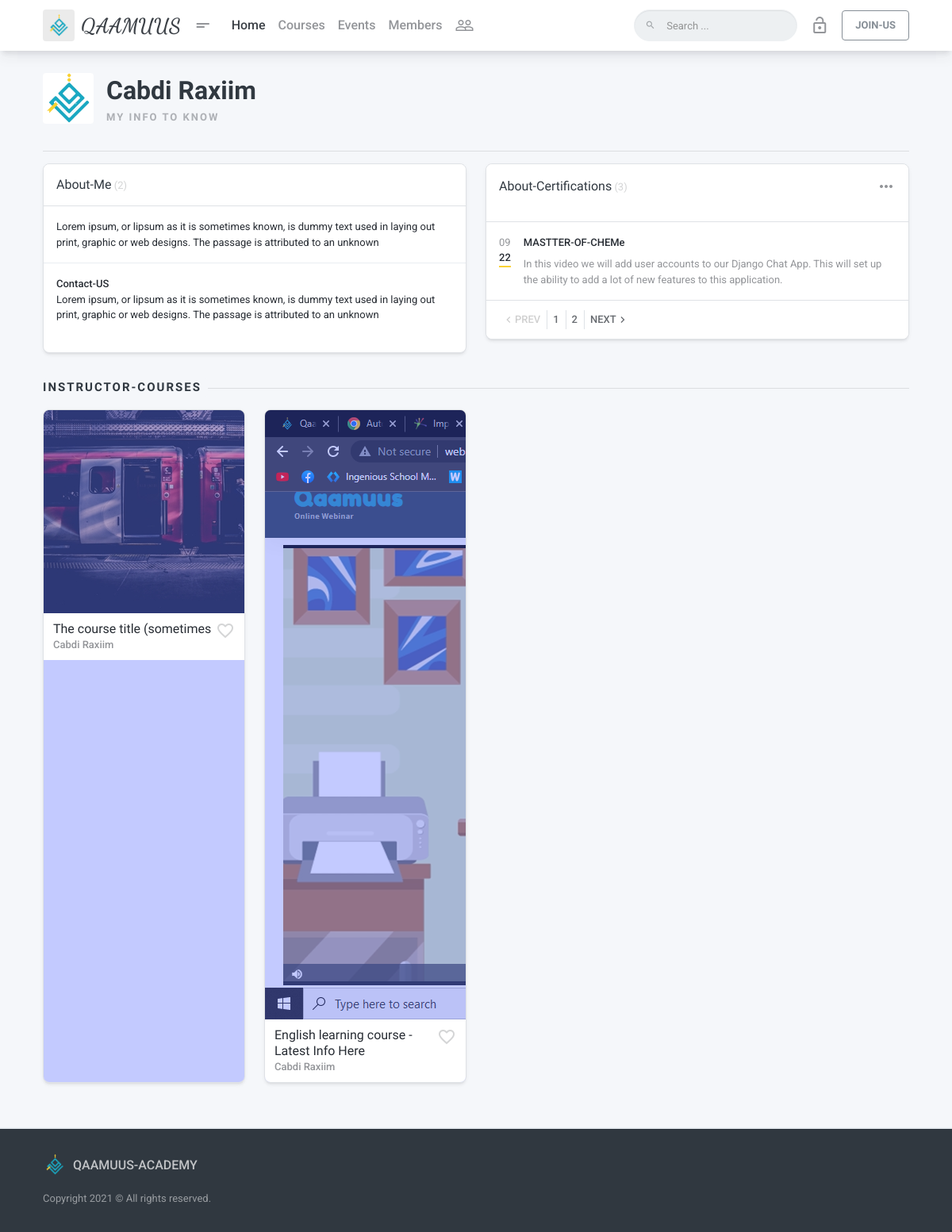
Page /instructor-info/1/Instructor/ on the committed database.
### api/models.py (models this page shows, shortened)
class UserProfile(models.Model):
    user=models.OneToOneField(User,on_delete=models.CASCADE)
    number=models.CharField(max_length=16, default=0)
    profileImage=models.ImageField(upload_to='images/usrProfile',null=True,blank=True)
    password=models.CharField(max_length=255)
    email=models.CharField(max_length=255,unique=True)
    userTitle=models.CharField(max_length=255,null=True,blank=True)
    fullName=models.CharField(max_length=255)
    aboutMe=models.TextField(null=True,blank=True)
    stayedSeconds=models.IntegerField(default=0)
    facebook_link=models.CharField(max_length=3000,null=True,blank=True)
    twitter_link=models.CharField(max_length=3000,null=True,blank=True)
    third_link=models.CharField(max_length=3000,null=True,blank=True)
    learnedSeconds=models.IntegerField(default=0)
    status=models.BooleanField(default=True)
    contactMe=models.TextField(null=True,blank=True)
    referralCode=models.CharField(default='qReff_9002',max_length=10)
    userType=models.ForeignKey(UserTypes,on_delete=models.CASCADE,default=1)
    teacherPoints=models.FloatField(default=1)
    user_activated=models.BooleanField(default=True)
    def theImage(self):
        if self.profileImage:
            return mark_safe('<img src={} width="100px" >'.format(self.profileImage.url))
        else:
            return mark_safe('<img src={} width="100px" >'.format('https://st3.depositphotos.com/3581215/18899/v/450/depositphotos_188994514-stock-illustration-vector-illustration-male-silhouette-profile.jpg'))
    theImage.allow_tags=True

class InstructorCertification(models.Model):
    theUser=models.ForeignKey(UserProfile,on_delete=models.CASCADE)
    certificateName=models.CharField(max_length=255)
    certificateDesc=models.CharField(max_length=2655)
    certificateDate=models.DateField()

class QaCourses(models.Model):
    title=models.CharField(max_length=255)
    simDesc=models.TextField(null=True,blank=True)
    fullDesc=RichTextField()
    youLearn=RichTextField(null=True,blank=True)
    category=models.ForeignKey(CourseCategory,on_delete=models.CASCADE,null=True,blank=True)
    inrolledUsers=models.ManyToManyField(UserProfile,'inrolledU',null=True,blank=True)
    regularPrice=models.FloatField(default=0)
    showRegularPrice=models.BooleanField(default=True)
    saledPrice=models.FloatField(default=0)
    lessonCounts=models.IntegerField(default=0)
    itsFree=models.BooleanField(default=False)
    dateRegistred=models.DateField(auto_now=True)
    level=models.CharField(max_length=255,default='Standared')
    houres=models.CharField(max_length=255,default='0')
    status=models.BooleanField(default=True)
    prevVideo=models.CharField(max_length=255000)
    coverImage=models.ImageField(upload_to='images/courseImages/',blank=True,null=True)
    prevImage=models.ImageField(upload_to='images/courseImages/')
    instructor=models.ForeignKey(UserProfile,on_delete=models.CASCADE)
    searchKey=models.ManyToManyField(SearchKeys,blank=True,null=True)
    def courPrevIg(self):
        return mark_safe('<img src={} width="100px" >'.format(self.prevImage.url))
    courPrevIg.allow_tags=True

### a_system/views.py (the view)
# urls.py: path("instructor-info/<str:usrId>/<str:enc1>/",views.instructorInfo),
def instructorInfo(request,usrId,enc1):
    instructorInfo=UserProfile.objects.get(pk=usrId)
    if instructorInfo.userType == UserTypes.objects.get(pk=2):
        instructorCertification=InstructorCertification.objects.filter(theUser=instructorInfo)
        instructorCourses=QaCourses.objects.filter(instructor=instructorInfo)
        return render(request,'detail/instructor-detail.html',{'instructorCertification':instructorCertification,'instructorInfo':instructorInfo,'instructorCourses':instructorCourses})
    else:
        return redirect('/instructors/')

### a_system/views.py (called while the page is built, shortened)
def userProfileInfo(request):
    if(request.user.pk==None):
        return {
            'userInfo':{}
        }
    elif(request.user.pk==nullcontext):
        return {
                'userInfo':{}
            }

### templates/detail/instructor-detail.html (shortened to what this page needs)
{% extends user.is_authenticated|yesno:"authBase.html,unAuthBase.html" %}
{% load static %}
{% block content %}
{% if user.is_authenticated %}
{% else %}
<br><br><br>
{% endif %}
<div class="pt-32pt">
    <div  class="container page__container d-flex flex-column flex-md-row align-items-center text-center text-sm-left">
        <div class="flex d-flex flex-column flex-sm-row align-items-center mb-24pt mb-md-0">
            <div class="avatar avatar-lg mr-3">
                <a href=""><img src="{{instructorInfo.profileImage.url}}"
                         alt="avatar"
                         class="avatar-img rounded"></a>
            </div>
            <div class="mb-24pt mb-sm-0 mr-sm-24pt">
                <h2 class="mb-0">{{instructorInfo.fullName}}</h2>
                <ol class="breadcrumb p-0 m-0">
                    <li class="breadcrumb-item active">
                        {{instructorInfo.userTitle}}
                    </li>
                </ol>
            </div>
        </div>
    </div>
</div>
<div class="container page__container">
    <div class="page-section">
        <div class="row mb-lg-8pt">
            <div class="col-md-6">
                <div class="card">
                    <div class="card-header">
                        <div class="d-flex align-items-center">
                            <div class="flex">
                                <strong class="card-title">About-Me</strong>
                                <span class="text-20">(2)</span>
                            </div>
                        </div>
                    </div>
                    <div class="list-group list-group-flush">
                        <div class="list-group-item d-flex align-items-start p-16pt">
                            <div class="flex">
                                {{instructorInfo.aboutMe|safe}}
                                <br>
                            </div>
                        </div>
                        <div class="list-group-item d-flex align-items-start p-16pt">
                            <div class="flex">
                                <div><strong>Contact-US</strong></div>
                                {{instructorInfo.contactMe|safe}}
                                <br>
                            </div>
                        </div>
                    </div>
                </div>
            </div>
            <div class="col-md-6">
                <div class="card">
                    <div class="card-header">
                        <div class="d-flex align-items-center mb-16pt">
                            <div class="flex">
                                <strong class="card-title">About-Certifications</strong>
                                <span class="text-20">(3)</span>
                            </div>
                            <i class="material-icons text-50">more_horiz</i>
                        </div>
                    </div>
                    <div class="list-group list-group-flush">
                        {% for crt in instructorCertification %}
                            <div class="list-group-item d-flex align-items-start p-16pt">
                                <div class="d-flex flex-column mr-16pt">
                                    <small class="text-uppercase text-50">{{crt.certificateDate|date:'m'}}</small>
                                    <strong class="border-bottom-2 border-bottom-accent">{{crt.certificateDate|date:'y'}}</strong>
                                </div>
                                <div class="flex">
                                    <div class="mb-8pt"><strong>{{crt.certificateName}}</strong></div>
                                    <p class="mb-0 text-50">{{crt.certificateDesc}}</p>
                                </div>
                            </div>
                        {% endfor %}
                    </div>
                    <div class="card-footer">
                        <ul class="pagination justify-content-start pagination-xsm m-0">
                            <li class="page-item disabled">
                                <a class="page-link" href="#" aria-label="Previous">
                                    <span aria-hidden="true" class="material-icons">chevron_left</span>
                                    <span>Prev</span>
                                </a>
                            </li>
                            <li class="page-item">
                                <a class="page-link" href="#" aria-label="Page 1">
                                    <span>1</span>
                                </a>
                            </li>
                            <li class="page-item">
                                <a class="page-link" href="#" aria-label="Page 2">
                                    <span>2</span>
                                </a>
                            </li>
                            <li class="page-item">
                                <a class="page-link" href="#" aria-label="Next">
                                    <span>Next</span>
                                    <span aria-hidden="true" class="material-icons">chevron_right</span>
                                </a>
                            </li>
                        </ul>
                    </div>
                </div>
            </div>
        </div>
        <div class="page-separator">
            <div class="page-separator__text">Instructor-Courses</div>
        </div>
        <div class="row card-group-row">
            {% for course in instructorCourses %}
            <div class="col-md-6 col-lg-4 col-xl-3 card-group-row__col">
                <div class="card card-sm card--elevated p-relative o-hidden overlay overlay--primary-dodger-blue js-overlay mdk-reveal js-mdk-reveal card-group-row__card"
                        data-partial-height="44"
                        data-toggle="popover"
                        data-trigger="click">
                    <a href=""
                        class="js-image"
                        data-position="">
                        <img src="{{course.coverImage.url}}"
                                alt="course">
                        <span class="overlay__content align-items-start justify-content-start">
                        </span>
                    </a>
                    <div class="mdk-reveal__content">
                        <div class="card-body">
                            <div class="d-flex">
                                <div class="flex">
                                    <a class="card-title"
                                        href="student-course.html">{{course.title}}</a>
                                    <small class="text-50 font-weight-bold mb-4pt">{{course.instructor.fullName}}</small>
                                </div>
                                <a href="student-course.html"
                                    data-toggle="tooltip"
                                    data-title="Add Favorite"
                                    data-placement="top"
                                    data-boundary="window"
                                    class="ml-4pt material-icons text-20 card-course__icon-favorite">favorite_border</a>
                            </div>
                        </div>
                    </div>
                </div>
            </div>
            {% endfor %}
        </div>
    </div>
</div>
{% endblock %}

### static/css/preloader.css (style rules this page uses)
:root { --sk-size:64px;--sk-color:#3498DB }

### rows in the picture
UserProfile: profileImage (picture), fullName "Cabdi Raxiim", userTitle "MY INFO TO KNOW", aboutMe "Lorem ipsum, or lipsum as it is sometimes known, is dummy text used in laying out print, graphic or web designs. The passage is attributed to an unknown", contactMe "Lorem ipsum, or lipsum as it is sometimes known, is dummy text used in laying out print, graphic or web designs. The passage is attributed to an unknown"
InstructorCertification: certificateDate "09", certificateDate "22", certificateName "MASTTER-OF-CHEMe", certificateDesc "In this video we will add user accounts to our Django Chat App. This will set up the ability to add a lot of new features to this application."
QaCourses: coverImage (picture), title "The course title (sometimes", instructor.fullName "Cabdi Raxiim"
QaCourses: coverImage (picture), title "English learning course - Latest Info Here", instructor.fullName "Cabdi Raxiim"
